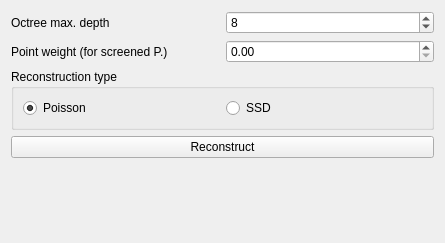
<?xml version="1.0" encoding="UTF-8"?>
<ui version="4.0">
 <class>PoissonTool</class>
 <widget class="QWidget" name="PoissonTool">
  <property name="geometry">
   <rect>
    <x>0</x>
    <y>0</y>
    <width>445</width>
    <height>243</height>
   </rect>
  </property>
  <property name="windowTitle">
   <string>Form</string>
  </property>
  <layout class="QVBoxLayout" name="verticalLayout">
   <item>
    <layout class="QGridLayout" name="gridLayout">
     <item row="0" column="0">
      <widget class="QLabel" name="label">
       <property name="toolTip">
        <string>&lt;html&gt;&lt;head/&gt;&lt;body&gt;&lt;p&gt;Increased Octree Depth results in higher resolution of the recontructed model showing more details but also the memory consumption will increase exponential.&lt;/p&gt;&lt;/body&gt;&lt;/html&gt;</string>
       </property>
       <property name="statusTip">
        <string>Increased Octree Depth results in higher resolution of the recontructed model showing more details but also the memory consumption will increase exponential.</string>
       </property>
       <property name="whatsThis">
        <string>Increased Octree Depth results in higher resolution of the recontructed model showing more details but also the memory consumption will increase exponential.</string>
       </property>
       <property name="text">
        <string>Octree max. depth</string>
       </property>
      </widget>
     </item>
     <item row="0" column="1">
      <widget class="QSpinBox" name="depthBox">
       <property name="toolTip">
        <string>&lt;html&gt;&lt;head/&gt;&lt;body&gt;&lt;p&gt;Increased Octree Depth results in higher resolution of the recontructed model showing more details but also the memory consumption will increase exponential.&lt;/p&gt;&lt;/body&gt;&lt;/html&gt;</string>
       </property>
       <property name="statusTip">
        <string>Increased Octree Depth results in higher resolution of the recontructed model showing more details but also the memory consumption will increase exponential.</string>
       </property>
       <property name="whatsThis">
        <string>&lt;html&gt;&lt;head/&gt;&lt;body&gt;&lt;p&gt;Increased Octree Depth results in higher resolution of the recontructed model showing more details but also the memory consumption will increase exponential.&lt;/p&gt;&lt;/body&gt;&lt;/html&gt;</string>
       </property>
       <property name="minimum">
        <number>1</number>
       </property>
       <property name="maximum">
        <number>20</number>
       </property>
       <property name="value">
        <number>8</number>
       </property>
      </widget>
     </item>
     <item row="1" column="1">
      <widget class="QDoubleSpinBox" name="dsb_point_weight"/>
     </item>
     <item row="1" column="0">
      <widget class="QLabel" name="label_2">
       <property name="text">
        <string>Point weight (for screened P.)</string>
       </property>
      </widget>
     </item>
    </layout>
   </item>
   <item>
    <widget class="QGroupBox" name="groupBox">
     <property name="title">
      <string>Reconstruction type</string>
     </property>
     <layout class="QHBoxLayout" name="horizontalLayout_2">
      <item>
       <widget class="QRadioButton" name="rb_poisson">
        <property name="text">
         <string>Poisson</string>
        </property>
        <property name="checked">
         <bool>true</bool>
        </property>
       </widget>
      </item>
      <item>
       <widget class="QRadioButton" name="rb_ssd">
        <property name="text">
         <string>SSD</string>
        </property>
       </widget>
      </item>
     </layout>
    </widget>
   </item>
   <item>
    <widget class="QPushButton" name="reconstructButton">
     <property name="toolTip">
      <string>Enable slicing for the current scene</string>
     </property>
     <property name="statusTip">
      <string>Enable slicing for the current scene</string>
     </property>
     <property name="text">
      <string>Reconstruct</string>
     </property>
     <property name="checkable">
      <bool>false</bool>
     </property>
    </widget>
   </item>
   <item>
    <spacer name="verticalSpacer">
     <property name="orientation">
      <enum>Qt::Orientation::Vertical</enum>
     </property>
     <property name="sizeHint" stdset="0">
      <size>
       <width>20</width>
       <height>40</height>
      </size>
     </property>
    </spacer>
   </item>
  </layout>
 </widget>
 <resources/>
 <connections/>
</ui>
